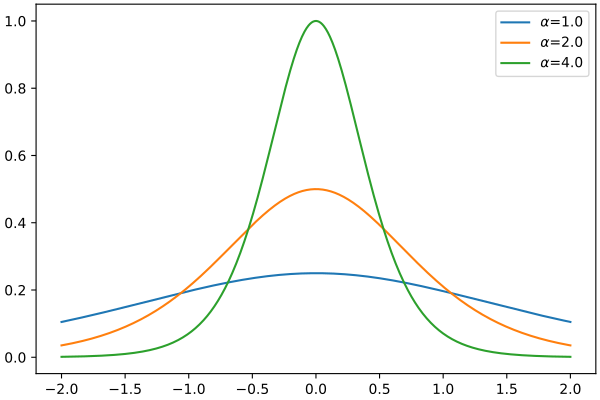

This figure's Python source:
import brainpy as bp
import brainpy.math as bm
import matplotlib.pyplot as plt
bp.visualize.get_figure(1, 1, 4, 6)
xs = bm.linspace(-2, 2, 1000)
for alpha in [1., 2., 4.]:
  grads = bm.vector_grad(bm.surrogate.sigmoid)(xs, alpha)
  plt.plot(xs, grads, label=r'$\alpha$=' + str(alpha))
plt.legend()
plt.show()
